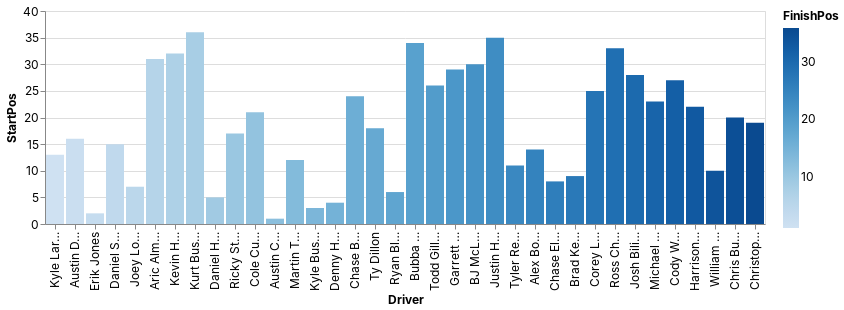

The cell this chart's notebook holds for it:
### Code cell
_deepnote_run_altair(autoclub, """{"$schema":"https://vega.github.io/schema/vega-lite/v4.json","mark":{"type":"bar","tooltip":{"content":"data"}},"height":220,"autosize":{"type":"fit"},"data":{"name":"placeholder"},"encoding":{"x":{"field":"Driver","type":"nominal","sort":null,"scale":{"type":"linear","zero":false}},"y":{"field":"StartPos","type":"quantitative","sort":null,"scale":{"type":"linear","zero":true}},"color":{"field":"FinishPos","type":"quantitative","sort":null,"scale":{"type":"linear","zero":false}}}}""")

### Figure 1 — Vega-Lite specification as saved in the notebook (floating-point values rounded to 4 significant figures)
{"config": {"view": {"continuousWidth": 400, "continuousHeight": 300}, "area": {"fill": "#51C0E9"}, "axis": {"labelFont": "Inter, sans-serif", "labelFontSize": 12, "labelFontWeight": "normal", "labelLimit": 60, "labelOverlap": "greedy", "titleFont": "Inter, sans-serif", "titleFontSize": 12, "titleFontWeight": "bold"}, "background": "#ffffff", "legend": {"labelFont": "Inter, sans-serif", "labelFontSize": 12, "titleFont": "Inter, sans-serif", "titleFontSize": 12, "titleFontWeight": "bold"}, "line": {"stroke": "#51C0E9", "strokeWidth": 2}, "rect": {"fill": "#51C0E9"}, "title": {"anchor": "start", "color": "#000000", "font": "Inter, sans-serif", "fontSize": 22, "fontWeight": "normal"}}, "data": {"name": "data-90104d7fe5a9f5bbc217ec8977932e6a"}, "mark": {"type": "bar", "tooltip": {"content": "data"}}, "autosize": {"type": "fit"}, "encoding": {"color": {"type": "quantitative", "field": "FinishPos", "scale": {"type": "linear", "zero": false}, "sort": null}, "x": {"type": "nominal", "field": "Driver", "scale": {"type": "linear", "zero": false}, "sort": null}, "y": {"type": "quantitative", "field": "StartPos", "scale": {"type": "linear", "zero": true}, "sort": null}}, "height": 300, "width": "container", "$schema": "https://vega.github.io/schema/vega-lite/v4.json", "datasets": {"data-90104d7fe5a9f5bbc217ec8977932e6a": [{"Driver": "Kyle Larson", "Car": 5, "StartPos": 13, "MidRace": 3, "CloserPos": 2, "FinishPos": 1, "HighPos": 1, "LowPos": 25, "AvgPos": 7.1, "PassDiff": 24, "GreenPass": 83, "GreenPassed": 59, "QualityPasses": 63, "PercentQualityPasses": 75.9, "NumFastestLaps": 16, "LapsTop15": 183, "PercentLapsTop15": 91.5, "LapsLed": 28, "PercentLapsLed": 14.0, "TotalLaps": 200, "DriverRating": 116.3, "Pts": 52, "Races": 2}, {"Driver": "Austin Dillon", "Car": 3, "StartPos": 16, "MidRace": 12, "CloserPos": 3, "FinishPos": 2, "HighPos": 2, "LowPos": 31, "AvgPos": 15.6, "PassDiff": -22, "GreenPass": 97, "GreenPassed": 119, "QualityPasses": 52, "PercentQualityPasses": 53.61, "NumFastestLaps": 3, "LapsTop15": 118, "PercentLapsTop15": 59.0, "LapsLed": 0, "PercentLapsLed": 0.0, "TotalLaps": 200, "DriverRating": 82.9, "Pts": 35, "Races": 2}, {"Driver": "Erik Jones", "Car": 43, "StartPos": 2, "MidRace": 7, "CloserPos": 6, "FinishPos": 3, "HighPos": 1, "LowPos": 12, "AvgPos": 4.3, "PassDiff": 13, "GreenPass": 72, "GreenPassed": 59, "QualityPasses": 64, "PercentQualityPasses": 88.89, "NumFastestLaps": 23, "LapsTop15": 200, "PercentLapsTop15": 100.0, "LapsLed": 18, "PercentLapsLed": 9.0, "TotalLaps": 200, "DriverRating": 122.7, "Pts": 52, "Races": 2}, {"Driver": "Daniel Suarez", "Car": 99, "StartPos": 15, "MidRace": 26, "CloserPos": 4, "FinishPos": 4, "HighPos": 1, "LowPos": 31, "AvgPos": 14.5, "PassDiff": -3, "GreenPass": 96, "GreenPassed": 99, "QualityPasses": 54, "PercentQualityPasses": 56.25, "NumFastestLaps": 0, "LapsTop15": 115, "PercentLapsTop15": 57.5, "LapsLed": 0, "PercentLapsLed": 0.0, "TotalLaps": 200, "DriverRating": 86.2, "Pts": 33, "Races": 2}, {"Driver": "Joey Logano", "Car": 22, "StartPos": 7, "MidRace": 4, "CloserPos": 1, "FinishPos": 5, "HighPos": 1, "LowPos": 20, "AvgPos": 5.4, "PassDiff": 32, "GreenPass": 87, "GreenPassed": 55, "QualityPasses": 66, "PercentQualityPasses": 75.86, "NumFastestLaps": 5, "LapsTop15": 198, "PercentLapsTop15": 99.0, "LapsLed": 14, "PercentLapsLed": 7.0, "TotalLaps": 200, "DriverRating": 110.3, "Pts": 44, "Races": 2}, {"Driver": "Aric Almirola", "Car": 10, "StartPos": 31, "MidRace": 13, "CloserPos": 19, "FinishPos": 6, "HighPos": 5, "LowPos": 31, "AvgPos": 16.7, "PassDiff": -24, "GreenPass": 94, "GreenPassed": 118, "QualityPasses": 48, "PercentQualityPasses": 51.06, "NumFastestLaps": 1, "LapsTop15": 110, "PercentLapsTop15": 55.0, "LapsLed": 0, "PercentLapsLed": 0.0, "TotalLaps": 200, "DriverRating": 77.0, "Pts": 34, "Races": 2}, {"Driver": "Kevin Harvick", "Car": 4, "StartPos": 32, "MidRace": 21, "CloserPos": 8, "FinishPos": 7, "HighPos": 1, "LowPos": 32, "AvgPos": 20.0, "PassDiff": 23, "GreenPass": 106, "GreenPassed": 83, "QualityPasses": 15, "PercentQualityPasses": 14.15, "NumFastestLaps": 0, "LapsTop15": 43, "PercentLapsTop15": 21.5, "LapsLed": 1, "PercentLapsLed": 0.5, "TotalLaps": 200, "DriverRating": 64.7, "Pts": 30, "Races": 2}, {"Driver": "Kurt Busch", "Car": 45, "StartPos": 36, "MidRace": 22, "CloserPos": 9, "FinishPos": 8, "HighPos": 5, "LowPos": 36, "AvgPos": 21.3, "PassDiff": 27, "GreenPass": 133, "GreenPassed": 106, "QualityPasses": 42, "PercentQualityPasses": 31.58, "NumFastestLaps": 0, "LapsTop15": 60, "PercentLapsTop15": 30.0, "LapsLed": 0, "PercentLapsLed": 0.0, "TotalLaps": 200, "DriverRating": 63.5, "Pts": 29, "Races": 2}, {"Driver": "Daniel Hemric", "Car": 16, "StartPos": 5, "MidRace": 34, "CloserPos": 12, "FinishPos": 9, "HighPos": 5, "LowPos": 35, "AvgPos": 26.2, "PassDiff": 13, "GreenPass": 58, "GreenPassed": 45, "QualityPasses": 28, "PercentQualityPasses": 48.28, "NumFastestLaps": 2, "LapsTop15": 45, "PercentLapsTop15": 22.5, "LapsLed": 0, "PercentLapsLed": 0.0, "TotalLaps": 200, "DriverRating": 72.3, "Pts": 0, "Races": 2}, {"Driver": "Ricky Stenhouse Jr", "Car": 47, "StartPos": 17, "MidRace": 18, "CloserPos": 10, "FinishPos": 10, "HighPos": 2, "LowPos": 22, "AvgPos": 11.0, "PassDiff": 20, "GreenPass": 121, "GreenPassed": 101, "QualityPasses": 71, "PercentQualityPasses": 58.68, "NumFastestLaps": 1, "LapsTop15": 159, "PercentLapsTop15": 79.5, "LapsLed": 0, "PercentLapsLed": 0.0, "TotalLaps": 200, "DriverRating": 91.1, "Pts": 28, "Races": 2}, {"Driver": "Cole Custer", "Car": 41, "StartPos": 21, "MidRace": 10, "CloserPos": 18, "FinishPos": 11, "HighPos": 3, "LowPos": 26, "AvgPos": 12.9, "PassDiff": -28, "GreenPass": 75, "GreenPassed": 103, "QualityPasses": 49, "PercentQualityPasses": 65.33, "NumFastestLaps": 0, "LapsTop15": 134, "PercentLapsTop15": 67.0, "LapsLed": 0, "PercentLapsLed": 0.0, "TotalLaps": 200, "DriverRating": 83.3, "Pts": 31, "Races": 2}, {"Driver": "Austin Cindric", "Car": 2, "StartPos": 1, "MidRace": 8, "CloserPos": 14, "FinishPos": 12, "HighPos": 1, "LowPos": 25, "AvgPos": 9.7, "PassDiff": -14, "GreenPass": 86, "GreenPassed": 100, "QualityPasses": 61, "PercentQualityPasses": 70.93, "NumFastestLaps": 1, "LapsTop15": 179, "PercentLapsTop15": 89.5, "LapsLed": 0, "PercentLapsLed": 0.0, "TotalLaps": 200, "DriverRating": 94.3, "Pts": 31, "Races": 2}, {"Driver": "Martin Truex Jr", "Car": 19, "StartPos": 12, "MidRace": 28, "CloserPos": 16, "FinishPos": 13, "HighPos": 4, "LowPos": 30, "AvgPos": 15.0, "PassDiff": -7, "GreenPass": 91, "GreenPassed": 98, "QualityPasses": 34, "PercentQualityPasses": 37.36, "NumFastestLaps": 1, "LapsTop15": 98, "PercentLapsTop15": 49.0, "LapsLed": 0, "PercentLapsLed": 0.0, "TotalLaps": 200, "DriverRating": 77.3, "Pts": 24, "Races": 2}, {"Driver": "Kyle Busch", "Car": 18, "StartPos": 3, "MidRace": 33, "CloserPos": 26, "FinishPos": 14, "HighPos": 3, "LowPos": 36, "AvgPos": 28.6, "PassDiff": 4, "GreenPass": 56, "GreenPassed": 52, "QualityPasses": 8, "PercentQualityPasses": 14.29, "NumFastestLaps": 2, "LapsTop15": 21, "PercentLapsTop15": 10.5, "LapsLed": 0, "PercentLapsLed": 0.0, "TotalLaps": 200, "DriverRating": 59.0, "Pts": 23, "Races": 2}, {"Driver": "Denny Hamlin", "Car": 11, "StartPos": 4, "MidRace": 24, "CloserPos": 5, "FinishPos": 15, "HighPos": 3, "LowPos": 31, "AvgPos": 10.3, "PassDiff": 8, "GreenPass": 110, "GreenPassed": 102, "QualityPasses": 70, "PercentQualityPasses": 63.64, "NumFastestLaps": 0, "LapsTop15": 169, "PercentLapsTop15": 84.5, "LapsLed": 0, "PercentLapsLed": 0.0, "TotalLaps": 200, "DriverRating": 89.8, "Pts": 23, "Races": 2}, {"Driver": "Chase Briscoe", "Car": 14, "StartPos": 24, "MidRace": 5, "CloserPos": 15, "FinishPos": 16, "HighPos": 1, "LowPos": 31, "AvgPos": 14.3, "PassDiff": -3, "GreenPass": 109, "GreenPassed": 112, "QualityPasses": 43, "PercentQualityPasses": 39.45, "NumFastestLaps": 9, "LapsTop15": 91, "PercentLapsTop15": 45.5, "LapsLed": 20, "PercentLapsLed": 10.0, "TotalLaps": 200, "DriverRating": 82.1, "Pts": 28, "Races": 2}, {"Driver": "Ty Dillon", "Car": 42, "StartPos": 18, "MidRace": 23, "CloserPos": 17, "FinishPos": 17, "HighPos": 11, "LowPos": 32, "AvgPos": 23.2, "PassDiff": -38, "GreenPass": 99, "GreenPassed": 137, "QualityPasses": 1, "PercentQualityPasses": 1.01, "NumFastestLaps": 0, "LapsTop15": 6, "PercentLapsTop15": 3.0, "LapsLed": 0, "PercentLapsLed": 0.0, "TotalLaps": 200, "DriverRating": 46.5, "Pts": 20, "Races": 2}, {"Driver": "Ryan Blaney", "Car": 12, "StartPos": 6, "MidRace": 6, "CloserPos": 7, "FinishPos": 18, "HighPos": 1, "LowPos": 18, "AvgPos": 6.9, "PassDiff": 60, "GreenPass": 119, "GreenPassed": 59, "QualityPasses": 102, "PercentQualityPasses": 85.71, "NumFastestLaps": 8, "LapsTop15": 189, "PercentLapsTop15": 94.5, "LapsLed": 1, "PercentLapsLed": 0.5, "TotalLaps": 200, "DriverRating": 97.6, "Pts": 29, "Races": 2}, {"Driver": "Bubba Wallace", "Car": 23, "StartPos": 34, "MidRace": 25, "CloserPos": 22, "FinishPos": 19, "HighPos": 9, "LowPos": 34, "AvgPos": 25.2, "PassDiff": 3, "GreenPass": 72, "GreenPassed": 69, "QualityPasses": 5, "PercentQualityPasses": 6.94, "NumFastestLaps": 0, "LapsTop15": 2, "PercentLapsTop15": 1.0, "LapsLed": 0, "PercentLapsLed": 0.0, "TotalLaps": 200, "DriverRating": 42.8, "Pts": 18, "Races": 2}, {"Driver": "Todd Gilliland", "Car": 38, "StartPos": 26, "MidRace": 29, "CloserPos": 21, "FinishPos": 20, "HighPos": 17, "LowPos": 33, "AvgPos": 26.0, "PassDiff": -34, "GreenPass": 48, "GreenPassed": 82, "QualityPasses": 0, "PercentQualityPasses": 0.0, "NumFastestLaps": 0, "LapsTop15": 0, "PercentLapsTop15": 0.0, "LapsLed": 0, "PercentLapsLed": 0.0, "TotalLaps": 200, "DriverRating": 41.8, "Pts": 17, "Races": 2}, {"Driver": "Garrett Smithley", "Car": 15, "StartPos": 29, "MidRace": 30, "CloserPos": 23, "FinishPos": 21, "HighPos": 5, "LowPos": 35, "AvgPos": 28.4, "PassDiff": 2, "GreenPass": 18, "GreenPassed": 16, "QualityPasses": 0, "PercentQualityPasses": 0.0, "NumFastestLaps": 0, "LapsTop15": 8, "PercentLapsTop15": 4.0, "LapsLed": 0, "PercentLapsLed": 0.0, "TotalLaps": 200, "DriverRating": 37.8, "Pts": 16, "Races": 1}, {"Driver": "BJ McLeod", "Car": 78, "StartPos": 30, "MidRace": 31, "CloserPos": 24, "FinishPos": 22, "HighPos": 9, "LowPos": 35, "AvgPos": 28.4, "PassDiff": 0, "GreenPass": 18, "GreenPassed": 18, "QualityPasses": 0, "PercentQualityPasses": 0.0, "NumFastestLaps": 0, "LapsTop15": 6, "PercentLapsTop15": 3.0, "LapsLed": 0, "PercentLapsLed": 0.0, "TotalLaps": 200, "DriverRating": 35.8, "Pts": 15, "Races": 2}, {"Driver": "Justin Haley", "Car": 31, "StartPos": 35, "MidRace": 15, "CloserPos": 13, "FinishPos": 23, "HighPos": 9, "LowPos": 35, "AvgPos": 20.1, "PassDiff": 5, "GreenPass": 131, "GreenPassed": 126, "QualityPasses": 29, "PercentQualityPasses": 22.14, "NumFastestLaps": 0, "LapsTop15": 38, "PercentLapsTop15": 19.0, "LapsLed": 0, "PercentLapsLed": 0.0, "TotalLaps": 200, "DriverRating": 55.0, "Pts": 14, "Races": 2}, {"Driver": "Tyler Reddick", "Car": 8, "StartPos": 11, "MidRace": 2, "CloserPos": 27, "FinishPos": 24, "HighPos": 1, "LowPos": 30, "AvgPos": 8.4, "PassDiff": 2, "GreenPass": 26, "GreenPassed": 24, "QualityPasses": 23, "PercentQualityPasses": 88.46, "NumFastestLaps": 39, "LapsTop15": 144, "PercentLapsTop15": 72.0, "LapsLed": 90, "PercentLapsLed": 45.2, "TotalLaps": 199, "DriverRating": 120.6, "Pts": 33, "Races": 2}, {"Driver": "Alex Bowman", "Car": 48, "StartPos": 14, "MidRace": 9, "CloserPos": 25, "FinishPos": 25, "HighPos": 2, "LowPos": 27, "AvgPos": 11.0, "PassDiff": -27, "GreenPass": 62, "GreenPassed": 89, "QualityPasses": 57, "PercentQualityPasses": 91.94, "NumFastestLaps": 0, "LapsTop15": 172, "PercentLapsTop15": 86.0, "LapsLed": 0, "PercentLapsLed": 0.0, "TotalLaps": 199, "DriverRating": 78.7, "Pts": 17, "Races": 2}, {"Driver": "Chase Elliott", "Car": 9, "StartPos": 8, "MidRace": 19, "CloserPos": 20, "FinishPos": 26, "HighPos": 1, "LowPos": 34, "AvgPos": 18.9, "PassDiff": -9, "GreenPass": 43, "GreenPassed": 52, "QualityPasses": 17, "PercentQualityPasses": 39.53, "NumFastestLaps": 10, "LapsTop15": 75, "PercentLapsTop15": 37.5, "LapsLed": 12, "PercentLapsLed": 6.1, "TotalLaps": 198, "DriverRating": 67.5, "Pts": 11, "Races": 2}, {"Driver": "Brad Keselowski", "Car": 6, "StartPos": 9, "MidRace": 11, "CloserPos": 28, "FinishPos": 27, "HighPos": 4, "LowPos": 31, "AvgPos": 19.2, "PassDiff": 13, "GreenPass": 78, "GreenPassed": 65, "QualityPasses": 32, "PercentQualityPasses": 41.03, "NumFastestLaps": 0, "LapsTop15": 68, "PercentLapsTop15": 34.0, "LapsLed": 0, "PercentLapsLed": 0.0, "TotalLaps": 198, "DriverRating": 61.0, "Pts": 10, "Races": 2}, {"Driver": "Corey Lajoie", "Car": 7, "StartPos": 25, "MidRace": 27, "CloserPos": 29, "FinishPos": 28, "HighPos": 14, "LowPos": 32, "AvgPos": 25.0, "PassDiff": -8, "GreenPass": 114, "GreenPassed": 122, "QualityPasses": 0, "PercentQualityPasses": 0.0, "NumFastestLaps": 0, "LapsTop15": 2, "PercentLapsTop15": 1.0, "LapsLed": 0, "PercentLapsLed": 0.0, "TotalLaps": 198, "DriverRating": 42.0, "Pts": 9, "Races": 2}, {"Driver": "Ross Chastain", "Car": 1, "StartPos": 33, "MidRace": 16, "CloserPos": 31, "FinishPos": 29, "HighPos": 4, "LowPos": 33, "AvgPos": 20.5, "PassDiff": -8, "GreenPass": 72, "GreenPassed": 80, "QualityPasses": 22, "PercentQualityPasses": 30.56, "NumFastestLaps": 0, "LapsTop15": 68, "PercentLapsTop15": 34.0, "LapsLed": 0, "PercentLapsLed": 0.0, "TotalLaps": 198, "DriverRating": 49.5, "Pts": 8, "Races": 2}, {"Driver": "Josh Bilicki", "Car": 77, "StartPos": 28, "MidRace": 32, "CloserPos": 30, "FinishPos": 30, "HighPos": 21, "LowPos": 33, "AvgPos": 31.3, "PassDiff": -11, "GreenPass": 12, "GreenPassed": 23, "QualityPasses": 0, "PercentQualityPasses": 0.0, "NumFastestLaps": 0, "LapsTop15": 0, "PercentLapsTop15": 0.0, "LapsLed": 0, "PercentLapsLed": 0.0, "TotalLaps": 198, "DriverRating": 30.2, "Pts": 0, "Races": 1}, {"Driver": "Michael McDowell", "Car": 34, "StartPos": 23, "MidRace": 17, "CloserPos": 11, "FinishPos": 31, "HighPos": 9, "LowPos": 23, "AvgPos": 18.0, "PassDiff": -18, "GreenPass": 88, "GreenPassed": 106, "QualityPasses": 18, "PercentQualityPasses": 20.45, "NumFastestLaps": 0, "LapsTop15": 41, "PercentLapsTop15": 20.5, "LapsLed": 0, "PercentLapsLed": 0.0, "TotalLaps": 193, "DriverRating": 52.3, "Pts": 6, "Races": 2}, {"Driver": "Cody Ware", "Car": 51, "StartPos": 27, "MidRace": 36, "CloserPos": 32, "FinishPos": 32, "HighPos": 27, "LowPos": 36, "AvgPos": 34.6, "PassDiff": 1, "GreenPass": 7, "GreenPassed": 6, "QualityPasses": 0, "PercentQualityPasses": 0.0, "NumFastestLaps": 0, "LapsTop15": 0, "PercentLapsTop15": 0.0, "LapsLed": 0, "PercentLapsLed": 0.0, "TotalLaps": 187, "DriverRating": 26.0, "Pts": 5, "Races": 2}, {"Driver": "Harrison Burton", "Car": 21, "StartPos": 22, "MidRace": 20, "CloserPos": 33, "FinishPos": 33, "HighPos": 16, "LowPos": 30, "AvgPos": 24.3, "PassDiff": -19, "GreenPass": 83, "GreenPassed": 102, "QualityPasses": 0, "PercentQualityPasses": 0.0, "NumFastestLaps": 0, "LapsTop15": 0, "PercentLapsTop15": 0.0, "LapsLed": 0, "PercentLapsLed": 0.0, "TotalLaps": 157, "DriverRating": 42.7, "Pts": 4, "Races": 2}, {"Driver": "William Byron", "Car": 24, "StartPos": 10, "MidRace": 1, "CloserPos": 34, "FinishPos": 34, "HighPos": 1, "LowPos": 17, "AvgPos": 11.9, "PassDiff": 19, "GreenPass": 46, "GreenPassed": 27, "QualityPasses": 44, "PercentQualityPasses": 95.65, "NumFastestLaps": 6, "LapsTop15": 148, "PercentLapsTop15": 74.0, "LapsLed": 16, "PercentLapsLed": 10.6, "TotalLaps": 151, "DriverRating": 97.3, "Pts": 13, "Races": 2}, {"Driver": "Chris Buescher", "Car": 17, "StartPos": 20, "MidRace": 14, "CloserPos": 35, "FinishPos": 35, "HighPos": 8, "LowPos": 31, "AvgPos": 24.2, "PassDiff": 1, "GreenPass": 52, "GreenPassed": 51, "QualityPasses": 27, "PercentQualityPasses": 51.92, "NumFastestLaps": 0, "LapsTop15": 62, "PercentLapsTop15": 31.0, "LapsLed": 0, "PercentLapsLed": 0.0, "TotalLaps": 111, "DriverRating": 56.3, "Pts": 2, "Races": 2}, {"Driver": "Christopher Bell", "Car": 20, "StartPos": 19, "MidRace": 35, "CloserPos": 36, "FinishPos": 36, "HighPos": 11, "LowPos": 35, "AvgPos": 27.9, "PassDiff": 8, "GreenPass": 34, "GreenPassed": 26, "QualityPasses": 21, "PercentQualityPasses": 61.76, "NumFastestLaps": 1, "LapsTop15": 48, "PercentLapsTop15": 24.0, "LapsLed": 0, "PercentLapsLed": 0.0, "TotalLaps": 94, "DriverRating": 41.9, "Pts": 1, "Races": 2}]}}
